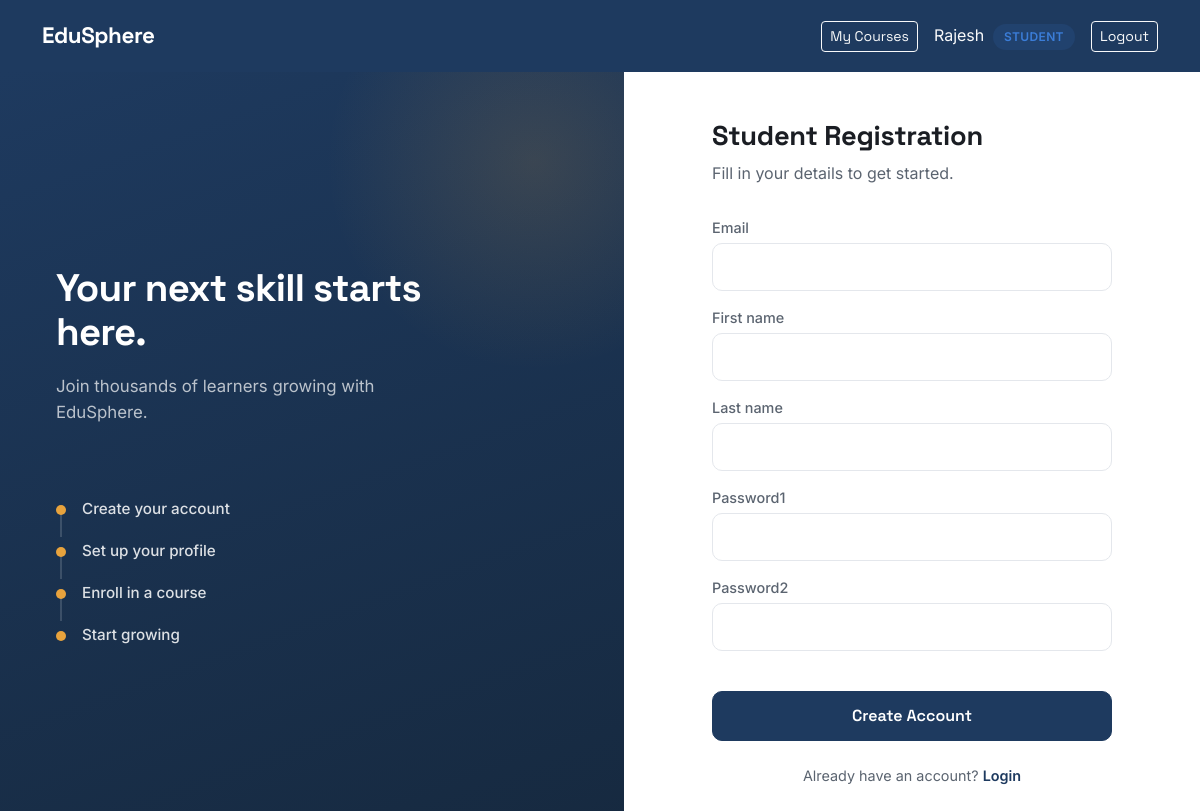
The app's page /accounts/register/student/ (signed in) with its own data.
### accounts/models.py (models this page shows, shortened)
class CustomUser(AbstractUser):
    class Role(models.TextChoices):
        STUDENT = "student", "Student"
        INSTRUCTOR = "instructor", "Instructor"
        ADMIN = "admin", "Admin"
    username = None
    email = models.EmailField(unique=True)
    role = models.CharField(max_length=20, choices=Role.choices, default=Role.STUDENT)
    profile_picture = models.ImageField(upload_to="profile_pics/", blank=True, null=True)
    bio = models.TextField(blank=True)
    created_at = models.DateTimeField(auto_now_add=True)
    USERNAME_FIELD = "email"
    REQUIRED_FIELDS = []
    objects = CustomUserManager()

### accounts/views.py (the view)
# urls.py: path('register/student/', views.student_register, name='student_register'),
def student_register(request):
    if request.method == 'POST':
        form = StudentSignUpForm(request.POST)
        if form.is_valid():
            user = form.save()
            login(request, user)
            messages.success(request, f"Welcome to EduSphere, {user.first_name}! Your student account is ready.")
            return redirect('home')
        else:
            messages.error(request, "Please fix the errors below.")
    else:
        form = StudentSignUpForm()
    return render(request, 'accounts/register.html', {'form': form, 'role': 'Student'})

### accounts/forms.py (shortened to what this page needs)
class StudentSignUpForm(UserCreationForm):
    email = forms.EmailField(required=True, widget=forms.EmailInput(attrs={'class': 'form-control'}))
    first_name = forms.CharField(max_length=150, required=True, widget=forms.TextInput(attrs={'class': 'form-control'}))
    last_name = forms.CharField(max_length=150, required=True, widget=forms.TextInput(attrs={'class': 'form-control'}))
    password1 = forms.CharField(widget=forms.PasswordInput(attrs={'class': 'form-control'}))
    password2 = forms.CharField(widget=forms.PasswordInput(attrs={'class': 'form-control'}))
    class Meta:
        model = CustomUser
        fields = ('email', 'first_name', 'last_name', 'password1', 'password2')

### accounts/templates/accounts/register.html (shortened to what this page needs)
{% extends 'base.html' %}
{% block content %}
<div class="auth-wrapper">
    <div class="auth-brand-panel">
        {% if role == 'Instructor' %}
            <h1>Teach thousands. Build your legacy.</h1>
            <p class="lead-text">Create courses, reach students, share what you know.</p>
        {% else %}
            <h1>Your next skill starts here.</h1>
            <p class="lead-text">Join thousands of learners growing with EduSphere.</p>
        {% endif %}
        <div class="journey-path">
            <div class="journey-step"><span class="dot"></span><span class="label">Create your account</span></div>
            <div class="journey-step"><span class="dot"></span><span class="label">Set up your profile</span></div>
            <div class="journey-step"><span class="dot"></span><span class="label">{% if role == 'Instructor' %}Publish your first course{% else %}Enroll in a course{% endif %}</span></div>
            <div class="journey-step"><span class="dot"></span><span class="label">Start growing</span></div>
        </div>
    </div>
    <div class="auth-form-panel">
        <div class="auth-form-inner">
            <h3>{{ role }} Registration</h3>
            <p class="subtitle">Fill in your details to get started.</p>
            <form method="POST" novalidate>
                {% for field in form %}
                    <div class="mb-3">
                        <label for="{{ field.id_for_label }}">{{ field.label }}</label>
                        {{ field }}
                    </div>
                {% endfor %}
                <button type="submit" class="btn btn-primary w-100">Create Account</button>
            </form>
            <p class="auth-switch-link">Already have an account? <a href="{% url 'accounts:login' %}">Login</a></p>
        </div>
    </div>
</div>
{% endblock %}

### templates/base.html (shortened to what this page needs)
{% load static %}
<!DOCTYPE html>
<html lang="en">
<head>
    <link href="https://cdn.jsdelivr.net/npm/bootstrap@5.3.3/dist/css/bootstrap.min.css" rel="stylesheet">
    <link href="{% static 'css/custom.css' %}" rel="stylesheet">
</head>
<body>
    <nav class="navbar navbar-expand-lg navbar-dark">
        <div class="container">
            <a class="navbar-brand" href="{% url 'home' %}">EduSphere</a>
            <div class="ms-auto d-flex align-items-center">
                {% if user.is_authenticated %}
                {% if user.role == 'student' %}
                <a href="{% url 'enrollments:my_courses' %}" class="btn btn-outline-light btn-sm me-3">My Courses</a>
                {% endif %}
                <span class="text-light me-3">
                    {{ user.first_name }}
                    <span class="role-badge {{ user.role }} ms-1">{{ user.role }}</span>
                </span>
                <a href="{% url 'accounts:logout' %}" class="btn btn-outline-light btn-sm">Logout</a>
                {% else %}
                <a href="{% url 'accounts:login' %}" class="btn btn-outline-light btn-sm me-2">Login</a>
                <a href="{% url 'accounts:register_choice' %}" class="btn btn-accent btn-sm">Sign Up</a>
                {% endif %}
            </div>
        </div>
    </nav>
    {% block content %}
    {% endblock %}
</body>
</html>

### static/css/custom.css (style rules this page uses)
:root { --ink: #1E3A5F; --ink-dark: #16293F; --amber: #E8A33D; --amber-dark: #CC8A28; --bg: #F7F8FA; --surface: #FFFFFF; --text: #1A1D23; --text-muted: #5B6470; --border: #E4E7EC; --student: #3B7DD8; --instructor: #C6702B; --radius: 10px; }
body { background-color: var(--bg); color: var(--text); font-family: 'Inter', sans-serif; }
h1, h2, h3, h4, .navbar-brand, .btn { font-family: 'Space Grotesk', sans-serif; }
.navbar { background-color: var(--ink) !important; padding: 0.9rem 0; }
.navbar-brand { font-weight: 700; font-size: 1.4rem; letter-spacing: -0.02em; }
.btn-primary { background-color: var(--ink); border-color: var(--ink); font-weight: 600; border-radius: var(--radius); padding: 0.6rem 1.4rem; }
.role-badge { display: inline-block; font-size: 0.75rem; font-weight: 600; padding: 0.25rem 0.7rem; border-radius: 20px; text-transform: uppercase; letter-spacing: 0.03em; }
.role-badge.student { background-color: rgba(59,125,216,0.12); color: var(--student); }
.form-control { border-radius: var(--radius); border: 1px solid var(--border); padding: 0.65rem 0.9rem; }
label { font-weight: 500; font-size: 0.9rem; color: var(--text-muted); margin-top: 0.75rem; }
.auth-wrapper { min-height: calc(100vh - 76px); display: flex; }
.auth-brand-panel { flex: 1; background: linear-gradient(160deg, var(--ink) 0%, var(--ink-dark) 100%); color: #fff; padding: 4rem 3.5rem; display: flex; flex-direction: column; justify-content: center; position: relative; overflow: hidden; }
.auth-brand-panel::before { content: ''; position: absolute; width: 420px; height: 420px; border-radius: 50%; background: radial-gradient(circle, rgba(232,163,61,0.15) 0%, transparent 70%); top: -120px; right: -120px; }
.auth-brand-panel h1 { font-size: 2.4rem; font-weight: 700; line-height: 1.15; letter-spacing: -0.02em; max-width: 420px; }
.auth-brand-panel p.lead-text { color: rgba(255,255,255,0.7); font-size: 1.05rem; max-width: 380px; margin-top: 0.75rem; }
.journey-path { margin-top: 3rem; position: relative; }
.journey-step { display: flex; align-items: center; padding: 0.6rem 0; position: relative; }
.journey-step .dot { width: 10px; height: 10px; border-radius: 50%; background: var(--amber); margin-right: 1rem; flex-shrink: 0; z-index: 1; }
.journey-step:not(:last-child)::after { content: ''; position: absolute; left: 4px; top: 20px; width: 2px; height: 28px; background: rgba(255,255,255,0.15); }
.journey-step span.label { color: rgba(255,255,255,0.85); font-size: 0.95rem; font-weight: 500; }
.auth-form-panel { flex: 1; display: flex; align-items: center; justify-content: center; padding: 3rem 2rem; background: var(--surface); }
.auth-form-inner { width: 100%; max-width: 400px; }
.auth-form-inner h3 { font-weight: 700; font-size: 1.7rem; letter-spacing: -0.01em; }
.auth-form-inner .subtitle { color: var(--text-muted); margin-bottom: 2rem; }
.auth-form-inner .form-control { padding: 0.7rem 1rem; }
.auth-form-inner label { margin-top: 1rem; margin-bottom: 0.25rem; display: block; }
.auth-form-inner .btn-primary { padding: 0.75rem; font-size: 1rem; margin-top: 1.5rem; }
.auth-switch-link { text-align: center; margin-top: 1.5rem; color: var(--text-muted); font-size: 0.9rem; }
.auth-switch-link a { color: var(--ink); font-weight: 600; text-decoration: none; }

### records on screen
CustomUser: first_name "Rajesh", role "STUDENT", role "Student"

### other values on screen
{{ field.label }} "Email" "First name" "Last name" "Password1" "Password2"
